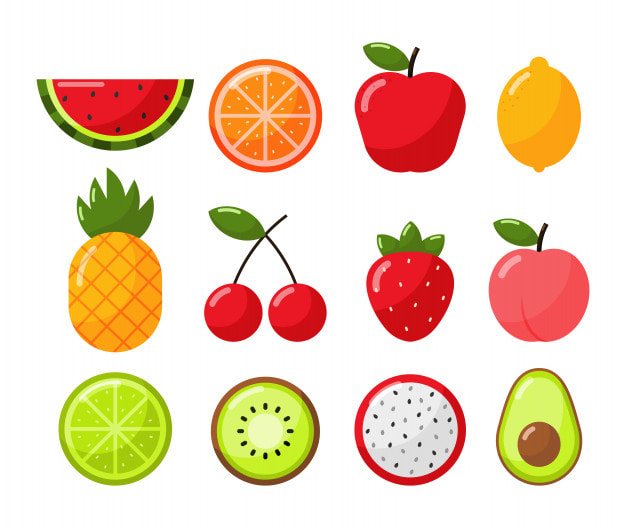
#> input picture Meyve Daire/Meyve Sayaç/meyve.jpg, 626 x 528 px
$ python MeyveSayac.py
#> lines starting #> are read from the running program, lines starting #| are printed output that depends on the picture; after the words box and inside, x2 and y2 are one past the last pixel; in counts of white or black regions, pixels touching at a corner belong together
import cv2
import numpy as np


#görüntüyü yazdır
image = cv2.imread('meyve.jpg')
#> image is the input picture: shape (528, 626, 3); mean B, G, R 189.1, 213.6, 238.8
task_image = image.copy() # orijinal görselin kopyasını alıp bunun üzerinden işlem yapmak için.

#gri ton
gray = cv2.cvtColor(image, cv2.COLOR_BGR2GRAY)
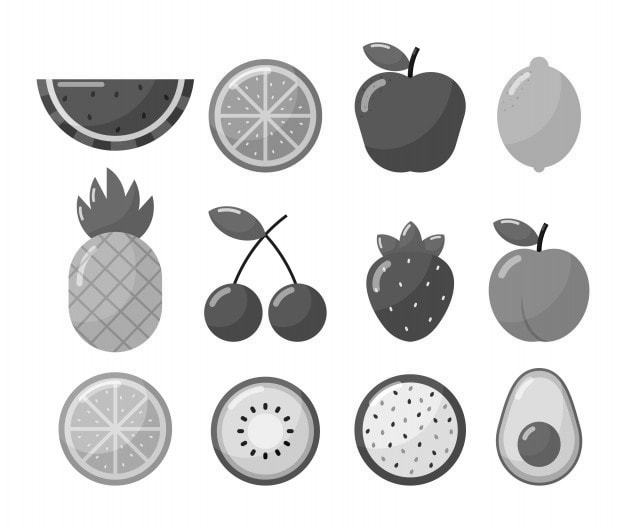
#> gray: shape (528, 626); min 0, max 255, mean 218.4

#threshold işlemi
ret,thresh1 = cv2.threshold(gray, 225, 255, cv2.THRESH_BINARY_INV)
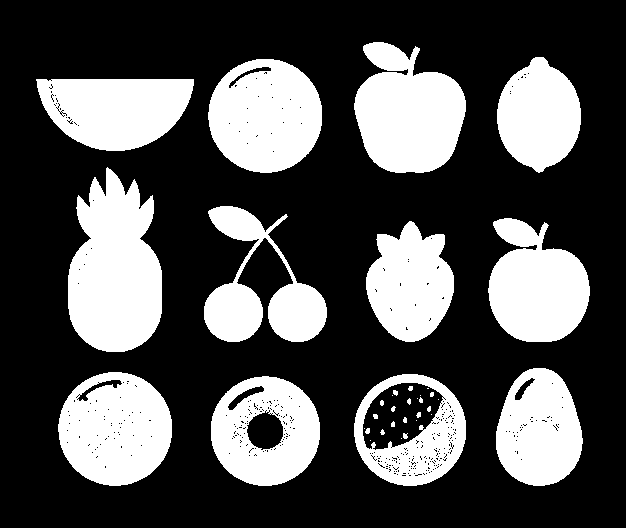
#> thresh1: shape (528, 626); 31.7% white; 37 white regions (14 under 20 px)

#kontur işlemi
contours, hierarchy = cv2.findContours(thresh1, cv2.RETR_EXTERNAL, cv2.CHAIN_APPROX_SIMPLE) #findcontours nesne sınırlarını bulur, retr_external en dıştaki konturları bulur, chain_approx_simple kontur noktalarını sadeleştirir.
#> contours = 12 contours; largest, box (x1, y1, x2, y2) and area: (68, 167, 162, 352) 12562, (354, 42, 466, 173) 10214, (208, 59, 322, 173) 10077, (58, 372, 172, 486) 10033, (354, 374, 466, 486) 9747

#konturu çizme ve numaralardırma
fruit_count = 0
for i, contour in enumerate(contours):
    geo = cv2.moments(contour)
    if geo["m00"] != 0:
        cX = int(geo["m10"] / geo["m00"]) #m00 kontur alanı, m10 x koordinatı, m01 y koordinatı [Ağırlık Merkezi]
        cY = int(geo["m01"] / geo["m00"])

        cv2.drawContours(image, [contour], -1, (300, 0, 0), 2) #drawcontours sayesinde orijinal görüntü üzerinde işlemi yapıp, grileştirdiğimiz görüntü üzerinde görüyoruz
        cv2.putText(image,
                    str(i + 1),  # kontur numarası
                    (cX, cY),  # koordinat
                    cv2.FONT_ITALIC,  # yazı tipi
                    0.6,  # yazı boyutu
                    (255, 0, 0),  # yazı rengi mavi
                    2)  # kalınlık

        fruit_count += 1 # elma sayacını 1den başlatmak için
#> this loop made 12 passes
#> (cX, cY) on passes 1 to 12: (264, 430), (409, 429), (114, 428), (538, 429), (409, 283), (536, 286), (259, 291), (114, 270), (114, 108), (264, 115), (538, 115), (407, 112)
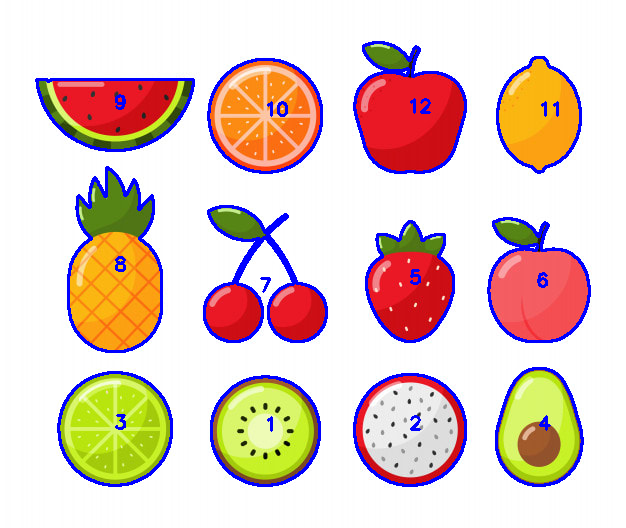
#> image: shape (528, 626, 3); 5.66% of pixels changed, all inside (x1, y1, x2, y2) = (35, 41, 591, 487)
#> after the loop, fruit_count = 12


combined_image = cv2.hconcat([task_image, image]) # iki görseli yanyana getirmek için | hconcat kodu iki görseli yanyana getirmek için uygulanan bir kod.
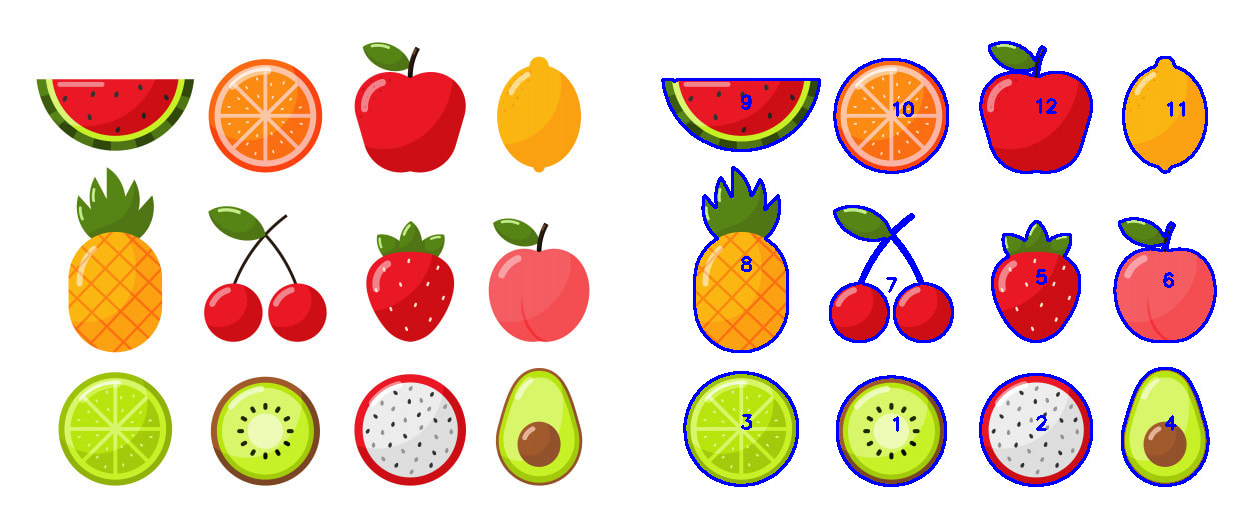
#> combined_image: shape (528, 1252, 3); mean B, G, R 192.7, 209, 232.9

#textleri yerleştirmek için#

text = "Orijinal"
position = (10,30)
color = (255,0,0)
font_size = 1
thickness = 3
font = cv2.FONT_ITALIC
#> font = 16
cv2.putText(combined_image, text, position, font, font_size, color, thickness, cv2.LINE_AA)


text = "Task"
position = (650,30)
color = (255,0,0)
font_size = 1
thickness = 3
font = cv2.FONT_ITALIC
cv2.putText(combined_image, text, position, font, font_size, color, thickness, cv2.LINE_AA)


text = f"Meyve Sayisi {fruit_count}"
#> text = 'Meyve Sayisi 12'
position = (500,515)
color = (0,0,255)
font_size = 1
thickness = 3
font = cv2.FONT_ITALIC
cv2.putText(combined_image, text, position, font, font_size, color, thickness, cv2.LINE_AA)
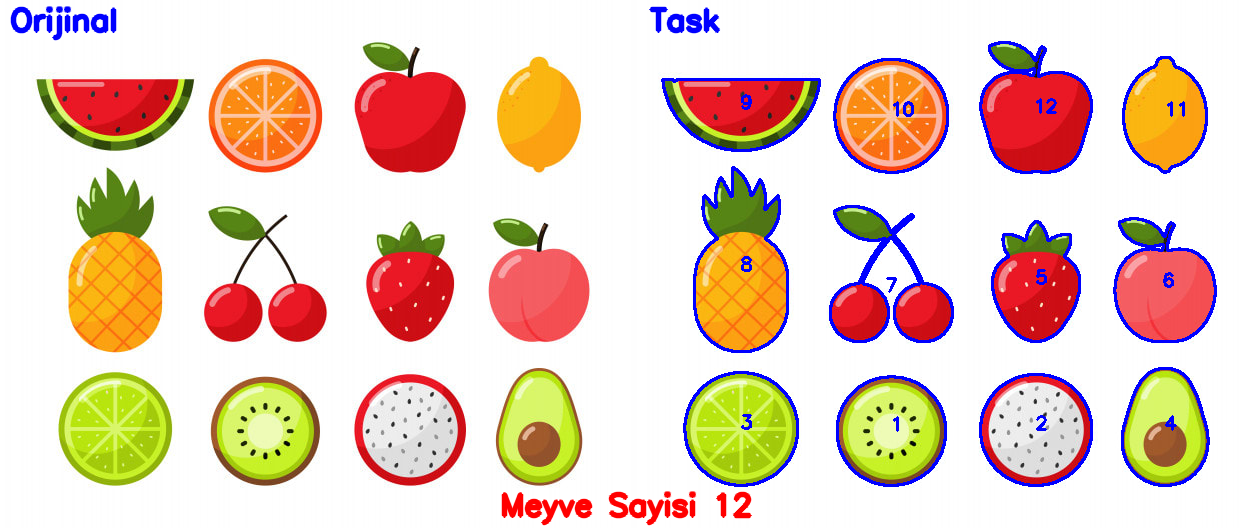
#> combined_image: shape (528, 1252, 3); mean B, G, R 191.5, 206.9, 231.9


#çıktısını al
cv2.imshow('Orijinal ve Islenmis Goruntu', combined_image)
tus = cv2.waitKey(0)
#> (key Esc is pressed here)
if tus == 27:
    cv2.destroyAllWindows()
elif tus == ord("d"):
    cv2.imwrite("YeniGoruntu.jpg", combined_image) # klavyede escye basılınca fotoğraf kapanır, d harfine basıldığında fotoğraf YeniGoruntu.jpg şeklinde kaydedilir.
